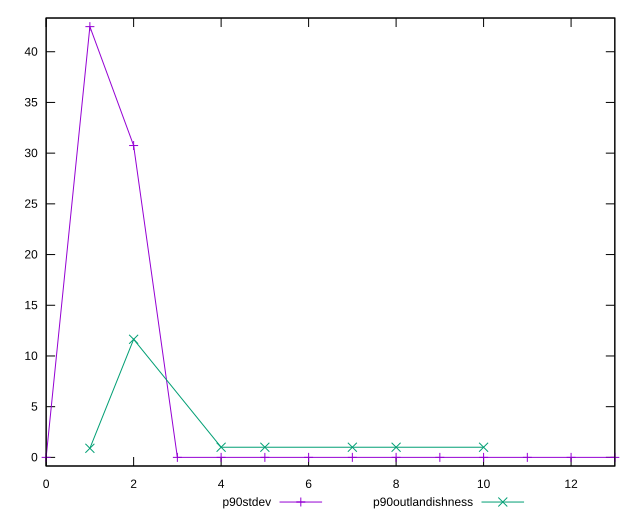

Here is the gnuplot script that generated this plot:
reset

$p90Stdev <<EOF
0 0
1 42.47505074744548
2 30.749601273919126
3 0
4 0
5 0
6 0
7 0
8 0
9 0
10 0
11 0
12 0
13 0
EOF

$p90Outlandishness <<EOF
1 0.896369033772064
2 11.645156250000001
4 1
5 1
7 1
8 1
10 1
EOF

set key outside below
set xrange [0:13]
set yrange [-0.8495010149489096:43.324551762394385]
set trange [-0.8495010149489096:43.324551762394385]
set terminal svg size 640, 520 enhanced background rgb 'white'
set output "report_00008_2021-01-22T20:58:29.167/unused-css-rules/progression/stddev.svg"

plot $p90Stdev title "p90stdev" with linespoints, \
     $p90Outlandishness title "p90outlandishness" with linespoints

reset
